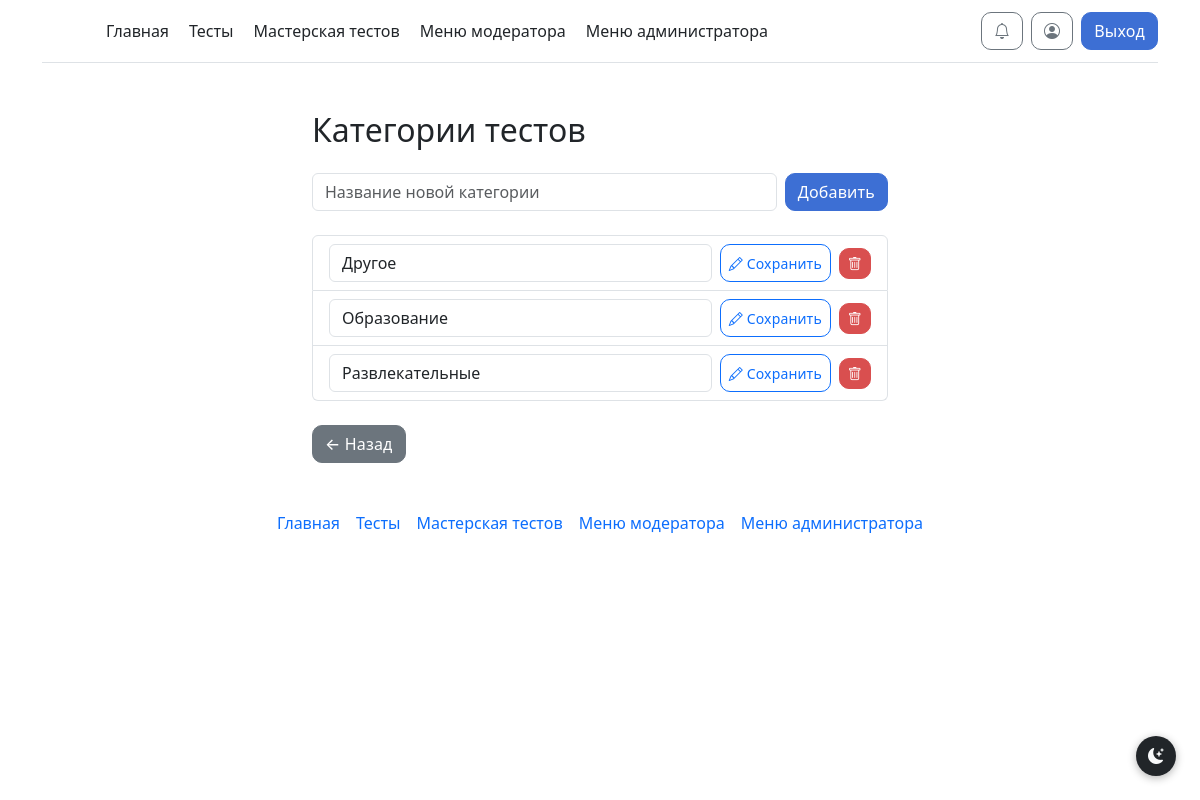
Page /admin/categories (signed in) on the committed database.
### models.py (models this page shows)
class TestCategory(db.Model):
    __tablename__ = 'test_category'
    cat_id = db.Column(db.Integer, primary_key=True)
    cat_name = db.Column(db.String, unique=True, nullable=False)

### routes/admin.py (the view)
@admin_bp.route('/admin/categories')
@login_required
def admin_categories():
    err = _require_admin()
    if err:
        return err
    categories = get_category_choices()
    return render_template("admin_categories.html", categories=categories)

### __init__.py (called while the page is built, shortened)
@manager.user_loader
def load_user(user_id):
    return db.session.get(User, user_id)

@app.template_filter('get_unread_notifications_count')
def get_unread_notifications_count(user_id):
    return Notifications.query.filter_by(n_user_id=user_id, n_is_read=False).count()

@app.before_request
def check_must_rate_test():
    excluded_paths = ['/test/', '/static/', '/logout']

### models.py (called while the page is built)
def get_category_choices():
    return [{'cat_id': c.cat_id, 'cat_name': c.cat_name} for c in TestCategory.query.order_by(TestCategory.cat_name).all()]

### routes/admin.py (called while the page is built)
def _require_admin():
    if current_user.admin < 2:
        flash("У вас нет доступа!", 'danger')
        return redirect("/")
    return None

### templates/admin_categories.html (shortened to what this page needs)
{% extends 'base.html' %}
{% block main %}
<div class="container mt-4" style="max-width: 600px;">
    <h2 class="mb-4">Категории тестов</h2>
    <form method="POST" action="/admin/categories/add" class="d-flex gap-2 mb-4">
        <input type="text" class="form-control" name="name" placeholder="Название новой категории" required>
        <button type="submit" class="btn btn-primary text-nowrap">Добавить</button>
    </form>
    <ul class="list-group">
        {% for cat in categories %}
        <li class="list-group-item">
            <div class="d-flex justify-content-between align-items-center gap-2">
                <form method="POST" action="/admin/categories/update/{{ cat.cat_id }}" class="d-flex gap-2 flex-grow-1">
                    <input type="text" class="form-control" name="name" value="{{ cat.cat_name }}" required>
                    <button type="submit" class="btn btn-sm btn-outline-primary text-nowrap">
                        <i class="bi bi-pencil"></i> Сохранить
                    </button>
                </form>
                <form method="POST" action="/admin/categories/delete/{{ cat.cat_id }}"
                      onsubmit="return confirm('Удалить категорию «{{ cat.cat_name }}»?');">
                    <button type="submit" class="btn btn-sm btn-danger">
                        <i class="bi bi-trash"></i>
                    </button>
                </form>
            </div>
        </li>
        {% endfor %}
    </ul>
    <a href="/admin" class="btn btn-secondary mt-4">← Назад</a>
</div>
{% endblock %}

### static/style/style.css (style rules this page uses)
.btn { border-radius: 10px !important; font-weight: 500; letter-spacing: 0.01em; transition: transform 0.1s ease, box-shadow 0.1s ease, background-color 0.1s ease !important; }
.btn-primary { background: #3d6fd4 !important; border-color: #3d6fd4 !important; }
.btn-danger { background: #d94f4f !important; border-color: #d94f4f !important; }
.btn-secondary { background: #6c757d !important; border-color: #6c757d !important; }
.btn-outline-primary { border-radius: 10px !important; }

### rows in the picture
TestCategory: name "Другое"
TestCategory: name "Образование"
TestCategory: name "Развлекательные"
